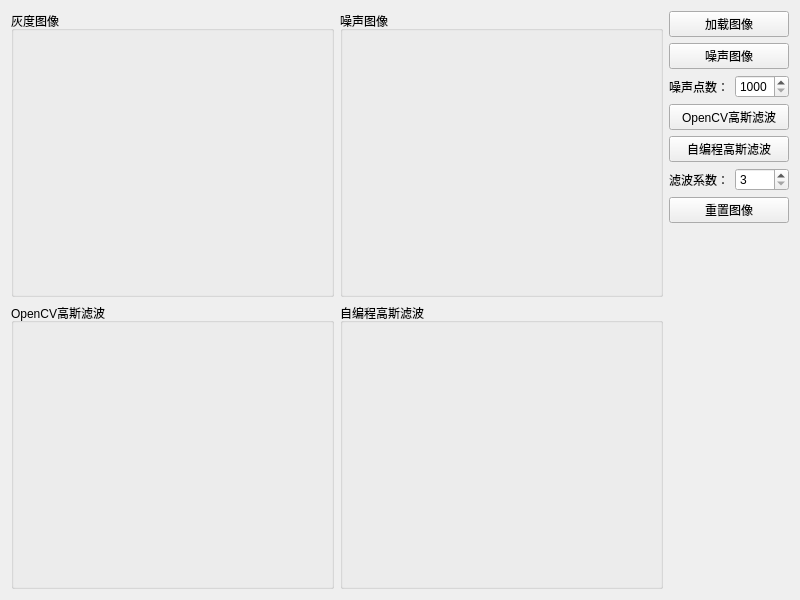
<?xml version="1.0" encoding="UTF-8"?>
<ui version="4.0">
 <class>Widget</class>
 <widget class="QWidget" name="Widget">
  <property name="geometry">
   <rect>
    <x>0</x>
    <y>0</y>
    <width>800</width>
    <height>600</height>
   </rect>
  </property>
  <property name="windowTitle">
   <string>Widget</string>
  </property>
  <layout class="QGridLayout" name="gridLayout">
   <item row="0" column="0">
    <widget class="QGroupBox" name="groupBox">
     <property name="sizePolicy">
      <sizepolicy hsizetype="Expanding" vsizetype="Expanding">
       <horstretch>0</horstretch>
       <verstretch>0</verstretch>
      </sizepolicy>
     </property>
     <property name="title">
      <string>灰度图像</string>
     </property>
     <layout class="QVBoxLayout" name="verticalLayout">
      <item>
       <widget class="QLabel" name="lbl_grayPic">
        <property name="text">
         <string/>
        </property>
       </widget>
      </item>
     </layout>
    </widget>
   </item>
   <item row="0" column="1">
    <widget class="QGroupBox" name="groupBox_2">
     <property name="sizePolicy">
      <sizepolicy hsizetype="Expanding" vsizetype="Expanding">
       <horstretch>0</horstretch>
       <verstretch>0</verstretch>
      </sizepolicy>
     </property>
     <property name="title">
      <string>噪声图像</string>
     </property>
     <layout class="QVBoxLayout" name="verticalLayout_2">
      <item>
       <widget class="QLabel" name="lbl_saltPic">
        <property name="text">
         <string/>
        </property>
       </widget>
      </item>
     </layout>
    </widget>
   </item>
   <item row="0" column="2" rowspan="2">
    <layout class="QVBoxLayout" name="verticalLayout_5">
     <item>
      <widget class="QPushButton" name="btn_loadPic">
       <property name="text">
        <string>加载图像</string>
       </property>
      </widget>
     </item>
     <item>
      <widget class="QPushButton" name="btn_saltPic">
       <property name="text">
        <string>噪声图像</string>
       </property>
      </widget>
     </item>
     <item>
      <layout class="QHBoxLayout" name="horizontalLayout">
       <item>
        <widget class="QLabel" name="label_5">
         <property name="text">
          <string>噪声点数：</string>
         </property>
        </widget>
       </item>
       <item>
        <widget class="QSpinBox" name="spb_saltPram">
         <property name="minimum">
          <number>1000</number>
         </property>
         <property name="maximum">
          <number>3000</number>
         </property>
         <property name="singleStep">
          <number>100</number>
         </property>
        </widget>
       </item>
      </layout>
     </item>
     <item>
      <widget class="QPushButton" name="btn_GaussFilterCV">
       <property name="text">
        <string>OpenCV高斯滤波</string>
       </property>
      </widget>
     </item>
     <item>
      <widget class="QPushButton" name="btn_GaussFilterOwn">
       <property name="text">
        <string>自编程高斯滤波</string>
       </property>
      </widget>
     </item>
     <item>
      <layout class="QHBoxLayout" name="horizontalLayout_2">
       <item>
        <widget class="QLabel" name="label_6">
         <property name="text">
          <string>滤波系数：</string>
         </property>
        </widget>
       </item>
       <item>
        <widget class="QSpinBox" name="spb_GaussPram">
         <property name="minimum">
          <number>3</number>
         </property>
         <property name="maximum">
          <number>11</number>
         </property>
         <property name="singleStep">
          <number>2</number>
         </property>
        </widget>
       </item>
      </layout>
     </item>
     <item>
      <widget class="QPushButton" name="btn_resetPic">
       <property name="text">
        <string>重置图像</string>
       </property>
      </widget>
     </item>
     <item>
      <spacer name="verticalSpacer">
       <property name="orientation">
        <enum>Qt::Vertical</enum>
       </property>
       <property name="sizeHint" stdset="0">
        <size>
         <width>20</width>
         <height>40</height>
        </size>
       </property>
      </spacer>
     </item>
    </layout>
   </item>
   <item row="1" column="0">
    <widget class="QGroupBox" name="groupBox_4">
     <property name="sizePolicy">
      <sizepolicy hsizetype="Expanding" vsizetype="Expanding">
       <horstretch>0</horstretch>
       <verstretch>0</verstretch>
      </sizepolicy>
     </property>
     <property name="title">
      <string>OpenCV高斯滤波</string>
     </property>
     <layout class="QVBoxLayout" name="verticalLayout_4">
      <item>
       <widget class="QLabel" name="lbl_GaussFilterCV">
        <property name="text">
         <string/>
        </property>
       </widget>
      </item>
     </layout>
    </widget>
   </item>
   <item row="1" column="1">
    <widget class="QGroupBox" name="groupBox_3">
     <property name="sizePolicy">
      <sizepolicy hsizetype="Expanding" vsizetype="Expanding">
       <horstretch>0</horstretch>
       <verstretch>0</verstretch>
      </sizepolicy>
     </property>
     <property name="title">
      <string>自编程高斯滤波</string>
     </property>
     <layout class="QVBoxLayout" name="verticalLayout_3">
      <item>
       <widget class="QLabel" name="lbl_GaussFilterOwn">
        <property name="text">
         <string/>
        </property>
       </widget>
      </item>
     </layout>
    </widget>
   </item>
  </layout>
 </widget>
 <resources/>
 <connections/>
</ui>
